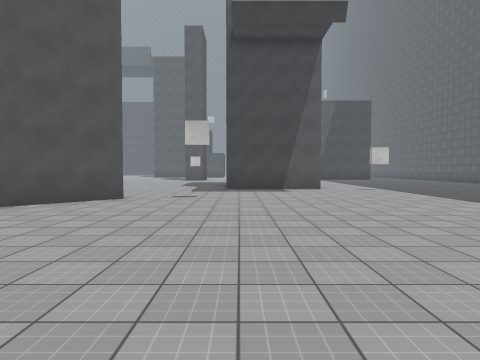
view 1 (above)

20 first-person views from a walk through a Unity game level. The camera is 1.5 m above the floor, tilts 2° down and sees 75° across. The floor is counted in squares, 2 m on a side. Each view is taken from the middle of a square. On the plan, view 1 faces up. The plan holds only what a view shows up to about 10 squares ahead; the rest is blank. The place goes on beyond the plan. The player character is not drawn. Surface patterns are stand-ins for the level's own textures.

view 2
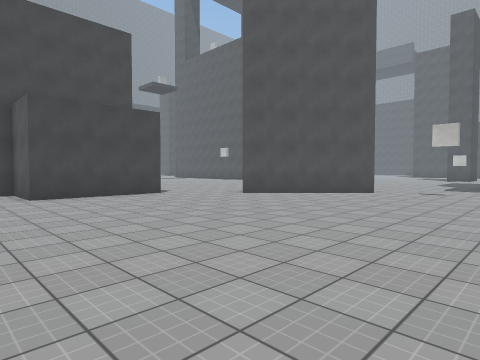

view 3
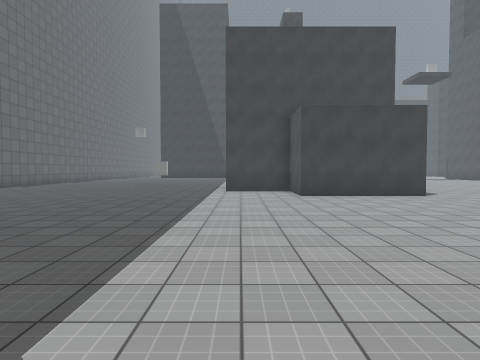

view 4
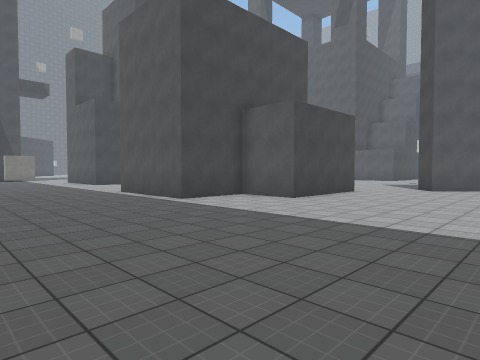

view 5
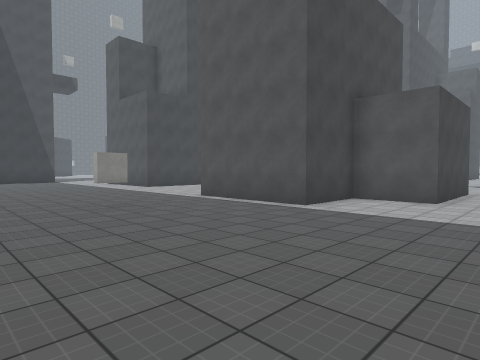

view 6
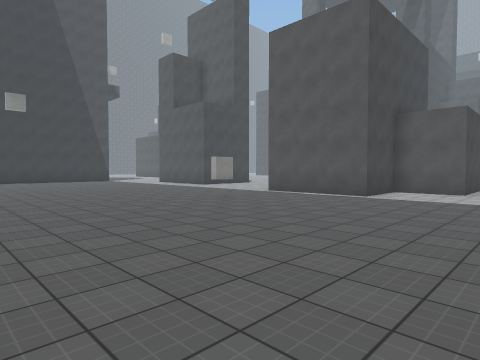

view 7
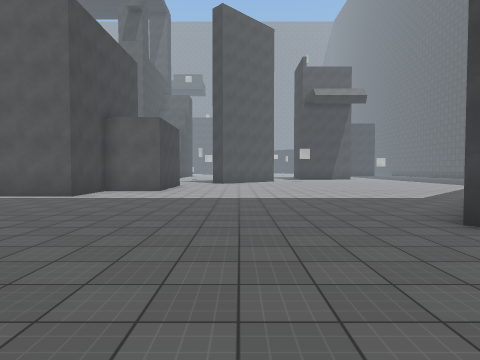

view 8
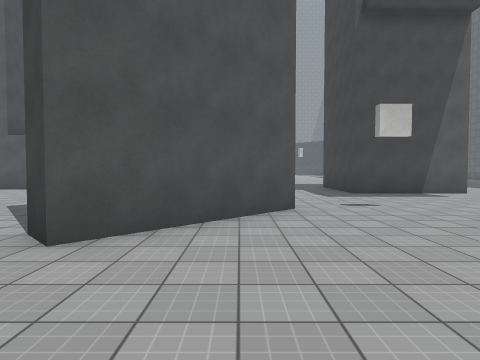

view 9
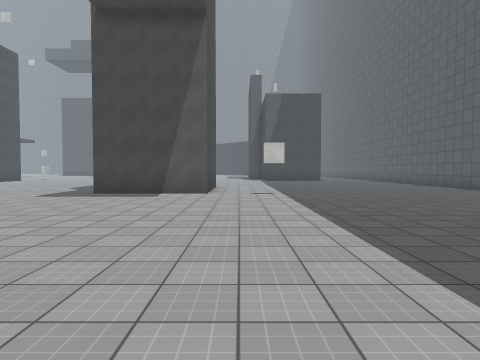

view 10
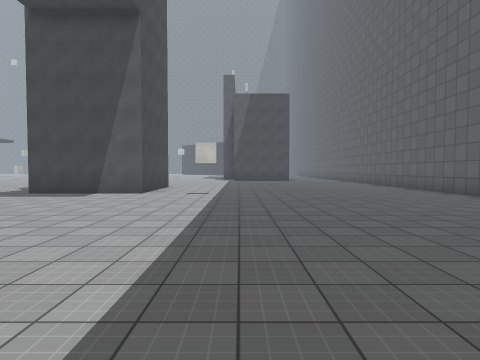

view 11
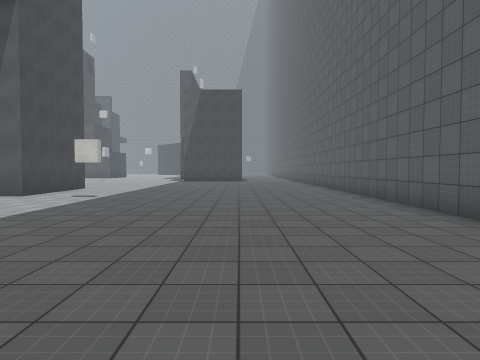

view 12
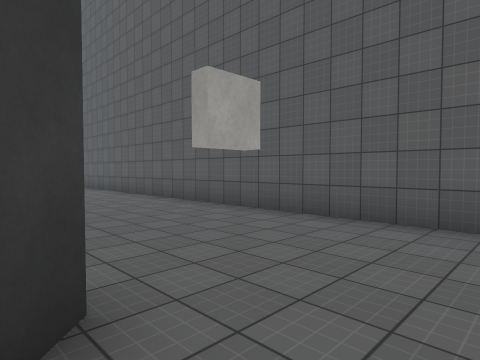

view 13
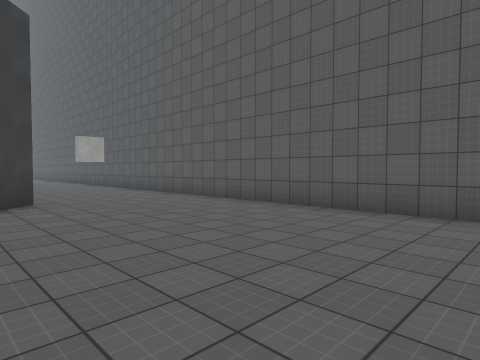

view 14
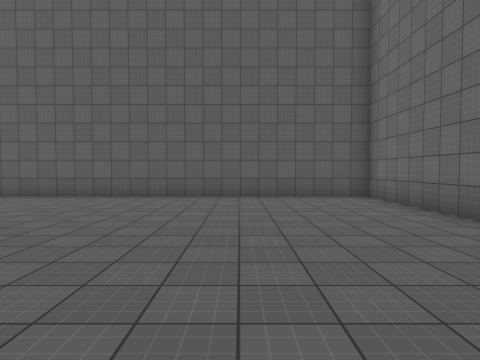

view 15
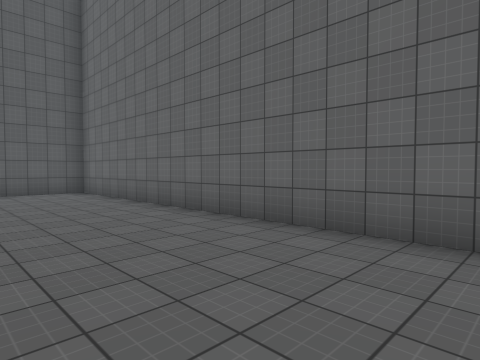

view 16
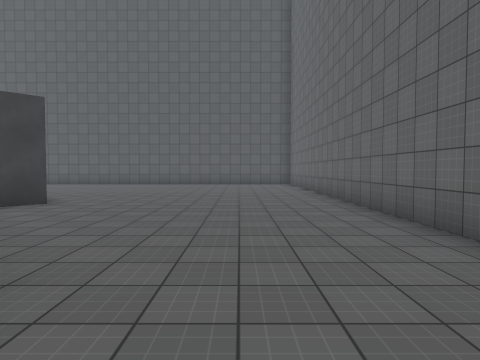

view 17
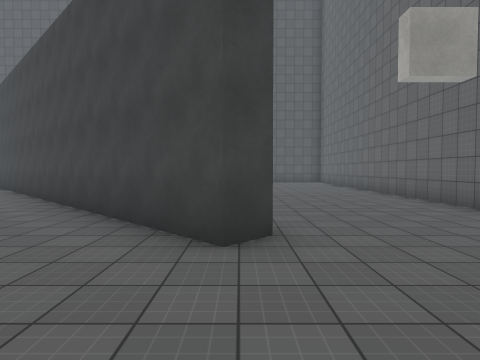

view 18
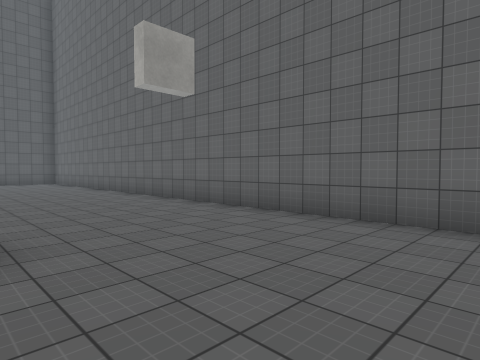

view 19
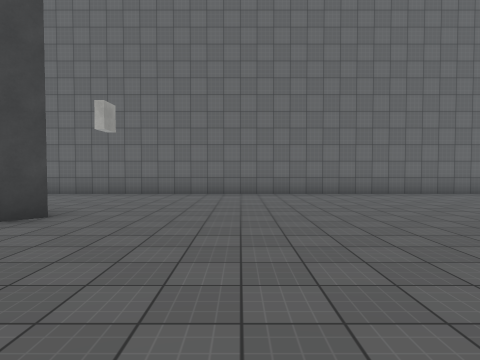

view 20
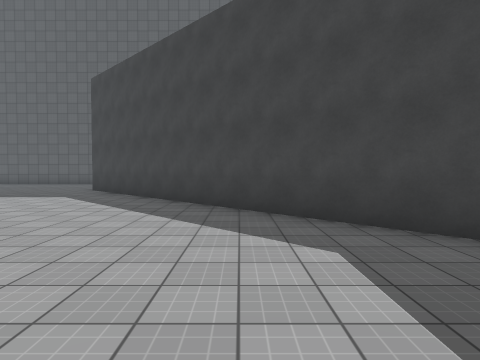

### Floor plan
Points are (right, up) in squares from view 1. A wall is a line through its corners. A room is listed if a view was taken in it or the views show most of it. See-through windows are left out.
Room 1 (views 1, 2, 3, 4, 5, 6, 7, 8, 9, 10, 11, 12, 13, 14, 15, 16, 17, 18, 19, 20)
walls: (-1.4, -7.4) (-2, -6.8) (7, 2.2); (-7.7, 3.2) (-7.7, -0.3) (-9.6, -0.3) (-9.6, -2.5) (-13.1, -2.5); (3.8, -4.9) (3.1, -4.2); (-2.9, 8) (-5.9, 5) (-6.4, 5.6); (8.6, 2.7) (7.9, 2); (-12.4, -11.5) (12.5, -11.5) (12.5, 13); (3, 13.1) (3, 11.6) (-0.5, 11.6)
ways out: opening at (-7, 5); opening at (-1.8, 10.5)
objects: block (-12, -5)

Positions as (right, up) in squares from view 1, and headings:
1: (0, 0), facing up
2: (1, -2), facing up-left
3: (1, -2), facing left
4: (-3, -7), facing up-left
5: (-6, -8), facing up-left
6: (-6, -11), facing up-left
7: (-5, -11), facing up
8: (-4, 2), facing up
9: (4, 2), facing up
10: (6, 2), facing up
11: (9, 3), facing up
12: (8, 1), facing up-right
13: (7, -5), facing up-right
14: (4, -8), facing right
15: (2, -8), facing down-right
16: (-3, -9), facing right
17: (-5, -7), facing right
18: (-5, -7), facing down-right
19: (-5, -2), facing down
20: (-3, -2), facing right
